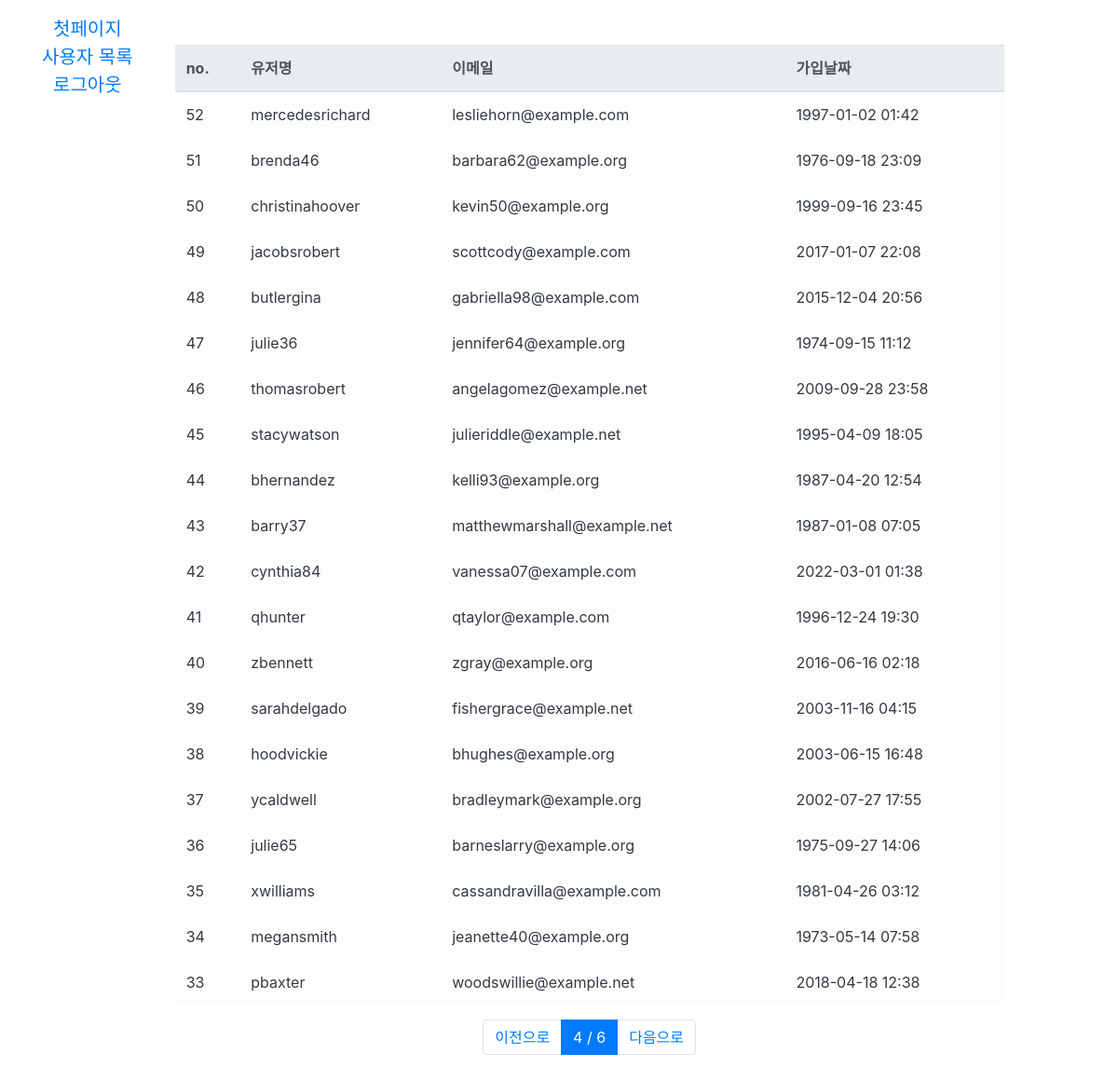
Page /users/?page=4 (signed in) on the committed database.
### user/models.py (models this page shows, shortened)
class User(AbstractUser):
    register_date = models.DateTimeField(auto_now_add=True, verbose_name="등록날짜")
    class Meta:
        verbose_name = "사용자"
        verbose_name_plural = "사용자"

### user/views.py (the view)
# urls.py: path("users/", user_list_view, name="user_list"),
@login_required()
def user_list_view(request):
    page = int(request.GET.get("page", 1))
    users = User.objects.all().order_by("-id")
    paginator = Paginator(users, 20)
    users = paginator.get_page(page)
    return render(request, "users.html", {"users": users})

### templates/users.html (shortened to what this page needs)
{% extends "base.html" %}
{% block content %}
  <div class="container">
<div class="row mt-5">
  <div class="col-12">
    <table class="table table-light">
      <thead class="thead-light">
        <tr>
          <th scope="col">no.</th>
          <th scope="col">유저명</th>
          <th scope="col">이메일</th>
          <th scope="col">가입날짜</th>
        </tr>
      </thead>
      <tbody class="text-dark">
        {% for user in users %}
        <tr>
          <td scope="row">{{ user.id }}</td>
          <td>{{ user.username }}</td>
          <td>{{ user.email }}</td>
          <td>{{ user.register_date|date:'Y-m-d H:i' }}</td>
        </tr>
        {% endfor %}
      </tbody>
    </table>
  </div>
</div>
<nav>
  <ul class="pagination justify-content-center">
    {% if users.has_previous %}
    <li class="page-item">
      <a class="page-link" href="?page={{ users.previous_page_number }}">이전으로</a>
    </li>
    {% else %}
    <li class="page-item disabled">
      <a class="page-link" href="#">이전으로</a>
    </li>
    {% endif %}
    <li class="page-item active">
      <a class="page-link" href="#">{{ users.number }} / {{ users.paginator.num_pages }}</a>
    </li>
    {% if users.has_next %}
    <li class="page-item">
      <a class="page-link" href="?page={{ users.next_page_number }}">다음으로</a>
    {% else %}
    <li class="page-item disabled">
      <a class="page-link disabled" href="#">다음으로</a>
    {% endif %}
    </li>
  </ul>
</nav>
  </div>
{% endblock %}

### rows in the picture
User: id "52", username "mercedesrichard", email "lesliehorn@example.com", register_date "1997-01-02 01:42"
User: id "51", username "brenda46", email "barbara62@example.org", register_date "1976-09-18 23:09"
User: id "50", username "christinahoover", email "kevin50@example.org", register_date "1999-09-16 23:45"
User: id "49", username "jacobsrobert", email "scottcody@example.com", register_date "2017-01-07 22:08"
User: id "48", username "butlergina", email "gabriella98@example.com", register_date "2015-12-04 20:56"
User: id "47", username "julie36", email "jennifer64@example.org", register_date "1974-09-15 11:12"
User: id "46", username "thomasrobert", email "angelagomez@example.net", register_date "2009-09-28 23:58"
User: id "45", username "stacywatson", email "julieriddle@example.net", register_date "1995-04-09 18:05"
User: id "44", username "bhernandez", email "kelli93@example.org", register_date "1987-04-20 12:54"
User: id "43", username "barry37", email "matthewmarshall@example.net", register_date "1987-01-08 07:05"
User: id "42", username "cynthia84", email "vanessa07@example.com", register_date "2022-03-01 01:38"
User: id "41", username "qhunter", email "qtaylor@example.com", register_date "1996-12-24 19:30"
User: id "40", username "zbennett", email "zgray@example.org", register_date "2016-06-16 02:18"
User: id "39", username "sarahdelgado", email "fishergrace@example.net", register_date "2003-11-16 04:15"
User: id "38", username "hoodvickie", email "bhughes@example.org", register_date "2003-06-15 16:48"
User: id "37", username "ycaldwell", email "bradleymark@example.org", register_date "2002-07-27 17:55"
User: id "36", username "julie65", email "barneslarry@example.org", register_date "1975-09-27 14:06"
User: id "35", username "xwilliams", email "cassandravilla@example.com", register_date "1981-04-26 03:12"
User: id "34", username "megansmith", email "jeanette40@example.org", register_date "1973-05-14 07:58"
User: id "33", username "pbaxter", email "woodswillie@example.net", register_date "2018-04-18 12:38"

### other values in the picture
{{ users.number }} "4"
{{ users.paginator.num_pages }} "6"
